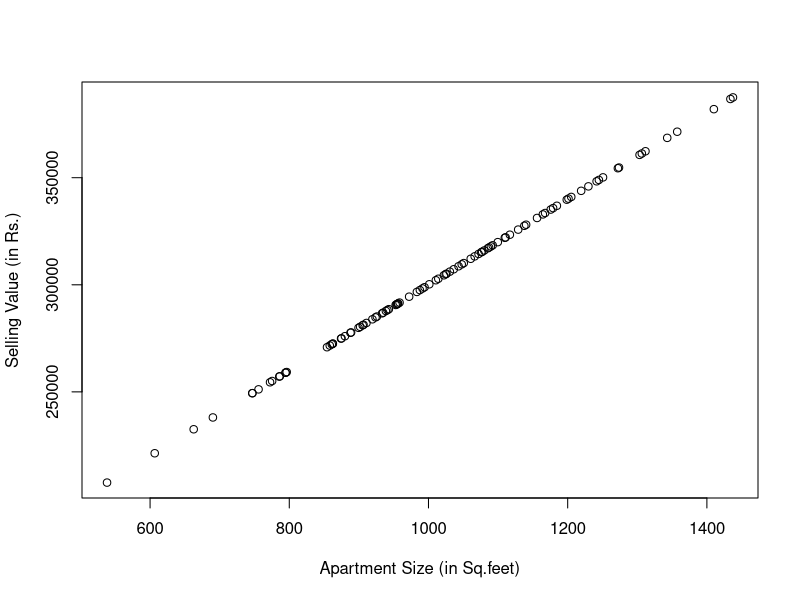

Reproduce this figure in R.
install.packages("MASS")
library(MASS)

set.seed(123) 
n=100 #no. of rows of data

#Apartment characteristic
#size in sq.feet
size=rnorm(n,mean = 1000,sd=200) 

#Selling value
y=100000+200*size+rnorm(n,mean = 0,sd=1)

data=data.frame(
  x=size,
  y=y
)
head(data)

#fitted model
x=size
model=lm(y~x)
summary(model)
plot(x,y,type = "p",xlab = "Apartment Size (in Sq.feet)",ylab = "Selling Value (in Rs.)")

#Algorithm 1
beta=round(coef(model),2); beta

#Two regression coefficients (intercept and slope)
min_intercept = 90000  # Minimum value for intercept
max_intercept = 110000 # Maximum value for intercept
min_slope = 180    # Minimum value for slope
max_slope = 220      # Maximum value for slope

# Strategy space for player 1
H1=data.frame(intercept=seq(min_intercept,max_intercept,by=200),
              slope=seq(min_slope,max_slope,by=0.4))

# Strategy space for player 2
H2=data.frame(intercept=seq(95000,115000,by=200),
              slope=seq(190,230,by=0.4))

#payoff function
payoff_function=function(x,y,player1_strategy,player2_strategy,tolerance){
  #Predicted values for both players
  predicted_y1 = player1_strategy[1] + player1_strategy[2] * x
  predicted_y2 = player2_strategy[1] + player2_strategy[2] * x
  #Initialize payoffs to 0
  player1_payoff = 0
  player2_payoff = 0
  #Check if both players predict correctly (within tolerance)
  if (abs(y - predicted_y1) <= tolerance & abs(y - predicted_y2) <= tolerance) {
    player1_payoff = 0.5
    player2_payoff = 0.5
  } else {  
    #Check if at least one player predicts correctly
    if (abs(y - predicted_y1) <= tolerance) {
      player1_payoff = 1
    }
    if (abs(y - predicted_y2) <= tolerance) {
      player2_payoff = 1
    }
  }
  #Return a list containing payoffs for both players
  return(list(player1_payoff = player1_payoff, player2_payoff = player2_payoff))
}

#illustration of payoff function
p1_strategy=c(100000,200)
p2_strategy=c(110000,220)
payoff_function(900,280000,p1_strategy,p2_strategy,20000)

data=as.matrix(data)
H1=as.matrix(H1)
H2=as.matrix(H2)

# Initialize empty matrices for player payoffs
A = matrix(nrow = 100, ncol = 100)
B = matrix(nrow = 100, ncol = 100)
head(data)

#defining tolerance (10 percent)
tolerance = 0.1*data[,2]

#constructing payoff matrices
for (i in 1:100) {
  for(j in 1:100){
    #defining tolerance (10 percent)
    tolerance = 0.1*data[j,2]
    A[i,j]=payoff_function(data[j,1],data[j,2],H1[i,],H2[j,],tolerance)$player1_payoff
    B[i,j]=payoff_function(data[j,1],data[j,2],H1[i,],H2[j,],tolerance)$player2_payoff
    j=j+1
  }
  i=i+1
}
dim(A)
dim(B)


#epsilon-better response dynamics
epsilon_brd=function(pay_matrix_1,pay_matrix_2,epsilon=0.005,max_iter=1000){
  n=nrow(pay_matrix_1)
  m=nrow(pay_matrix_2)
  # Initialize strategies randomly(choosing index as strategies)
  h1i=sample(1:n, 1)
  h2i=sample(1:m, 1)
  
  for(iter in 1:max_iter) {
    #Player 1's best response
    #the row indices in A where the payoffs against Player 2's 
    #current strategy y are within epsilon of the maximum payoff in that column
    best_responses_h1i = which(A[, h2i] >= (max(A[, h2i]) - epsilon))
    new_h1i = sample(best_responses_h1i, 1)
    
    # Player 2's best response
    best_responses_h2i <- which(B[h1i, ] >= (max(B[h1i, ]) - epsilon))
    new_h2i = sample(best_responses_h2i, 1)
    
    # Check for convergence
    if (new_h1i == h1i && new_h2i == h2i) {
      break
    }
    
    # Update strategies
    h1i = new_h1i
    h2i = new_h2i
  }
  list(player1_strategy = h1i, player2_strategy = h2i)
}

# Run epsilon-BRD
result = epsilon_brd(A, B)
print(result)
i1=result$player1_strategy
i2=result$player2_strategy
#PNE
pne=c(H1[i1,],H2[i2,]);pne
pfs=c(A[i1,i2],B[i1,i2]);pfs #corresponding payoffs













